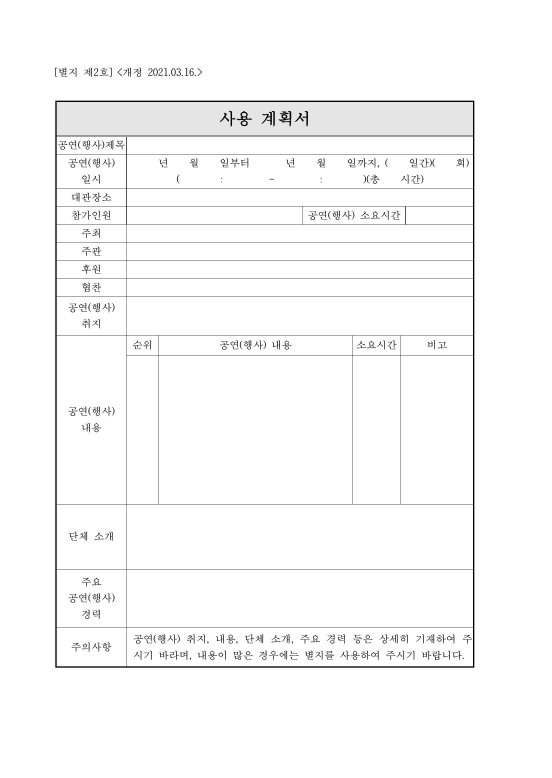
#> input picture api-aiocr/sources/input/사용 계획서0.jpg, 1656 x 2334 px (shown at 1/3 size); its folder holds only this picture in this run
$ python -i aiocr.py   (imports and definitions only)   (older library calls are emulated)
#> lines starting #> are read from the running program, lines starting #| are printed output that depends on the picture; after the words box and inside, x2 and y2 are one past the last pixel; in counts of white or black regions, pixels touching at a corner belong together
#> further down, picture is the input picture: shape (2334, 1656, 3); min 0, max 255, mean 249.3
### fastapp/utils/aiocr/file_utils.py
# -*- coding: utf-8 -*-
import os
import numpy as np
import cv2
import utils.aiocr.imgproc

# borrowed from https://github.com/lengstrom/fast-style-transfer/blob/master/src/utils.py
def get_files(img_dir):
    imgs, masks, xmls = list_files(img_dir)
    return imgs, masks, xmls

def list_files(in_path):
#> called with in_path = './input'
    img_files = []
    mask_files = []
    gt_files = []
    for (dirpath, dirnames, filenames) in os.walk(in_path):
        for file in filenames:
            filename, ext = os.path.splitext(file)
            ext = str.lower(ext)
            if ext == '.jpg' or ext == '.jpeg' or ext == '.gif' or ext == '.png' or ext == '.pgm':
                img_files.append(os.path.join(dirpath, file))
            elif ext == '.bmp':
                mask_files.append(os.path.join(dirpath, file))
            elif ext == '.xml' or ext == '.gt' or ext == '.txt':
                gt_files.append(os.path.join(dirpath, file))
            elif ext == '.zip':
                continue
    # img_files.sort()
    # mask_files.sort()
    # gt_files.sort()
    return img_files, mask_files, gt_files

# [43 lines left out: function saveResult, not called in this run]

### fastapp/utils/aiocr/aiocr.py
import numpy as np
import cv2
import math
import pandas as pd
from scipy.ndimage import interpolation as inter
import os
import pytesseract
import re
from scipy import stats
import argparse
from utils.aiocr.file_utils import get_files
import utils.aiocr.imgproc
import time
import json
from tqdm import tqdm
from common.consts import IMG_OUTPUT_PATH

class aiocr():
    def __init__(self, path_in='./input'):
        self.path_in = path_in
        self.image_list, _, _ = get_files(self.path_in)
        self.start = time.time()
        self.record = pd.DataFrame(columns=['src','id','pg','cdnt','y','x','h','w','shp_h','shp_w','cntNotBlack','cntBlack','percnt','mtd','txt'])
        self.rslt = []

    def determine_score(self, arr, angle):
        data = inter.rotate(arr, angle, reshape=False, order=0)
        histogram = np.sum(data, axis=1)
        score = np.sum((histogram[1:] - histogram[:-1]) ** 2)
        return histogram, score

    def correct_skew(self, image, delta=1, limit=5):
#> called with delta = 1, limit = 5
        gray = cv2.cvtColor(image, cv2.COLOR_BGR2GRAY)
        thresh = cv2.threshold(gray, 0, 255, cv2.THRESH_BINARY_INV + cv2.THRESH_OTSU)[1]
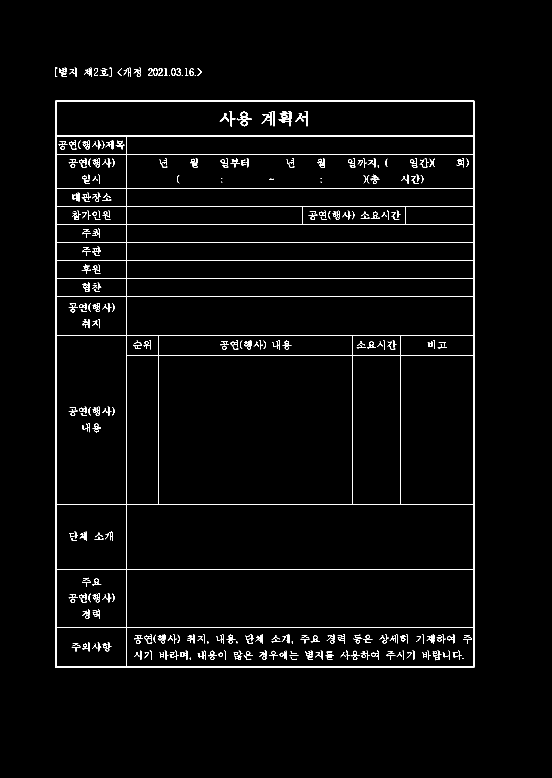
#> thresh: shape (2334, 1656) (shown at 1/3 size); 1.9% white; 431 white regions (53 under 20 px), largest, box (x1, y1, x2, y2) and area: (166, 302, 1423, 2003) 45631, (836, 333, 874, 379) 617, (710, 333, 756, 379) 578

        scores = []
        angles = np.arange(-limit, limit + delta, delta)
        for a in angles:
            histogram, score = self.determine_score(arr=thresh, angle=a)
            scores.append(score)
#> this loop made 11 passes
#> score on passes 1 to 11: 5284841850, 5549493600, 6434223750, 8576667450, 14463640800, 3394788916050, 15119873100, 7388400600, 4872713400, 4290739650, 3476236500
#> pass 1, in determine_score, `data = inter.rotate(arr, angle, reshape=False, order=0)`:
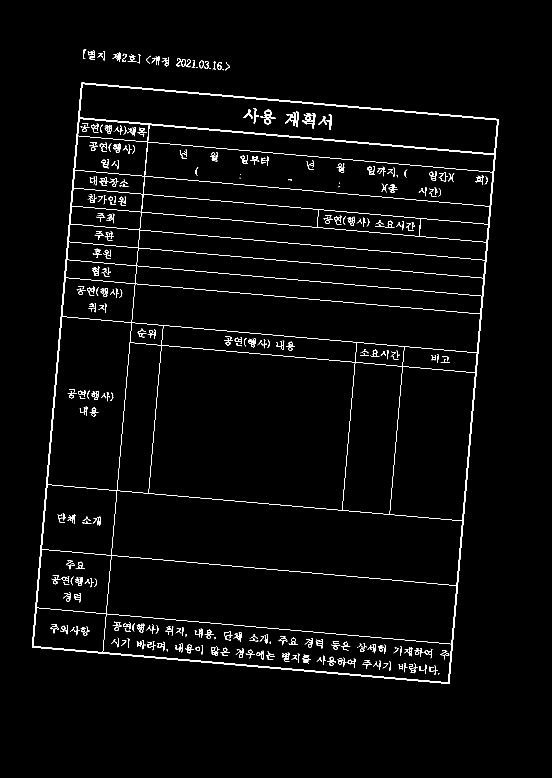
#> data: shape (2334, 1656) (shown at 1/3 size); 1.9% white; 447 white regions (70 under 20 px), largest, box (x1, y1, x2, y2) and area: (96, 248, 1496, 2052) 45630, (906, 339, 946, 386) 615, (781, 328, 827, 374) 578
#> pass 2, in determine_score (call 2), `data = inter.rotate(arr, angle, reshape=False, order=0)`:
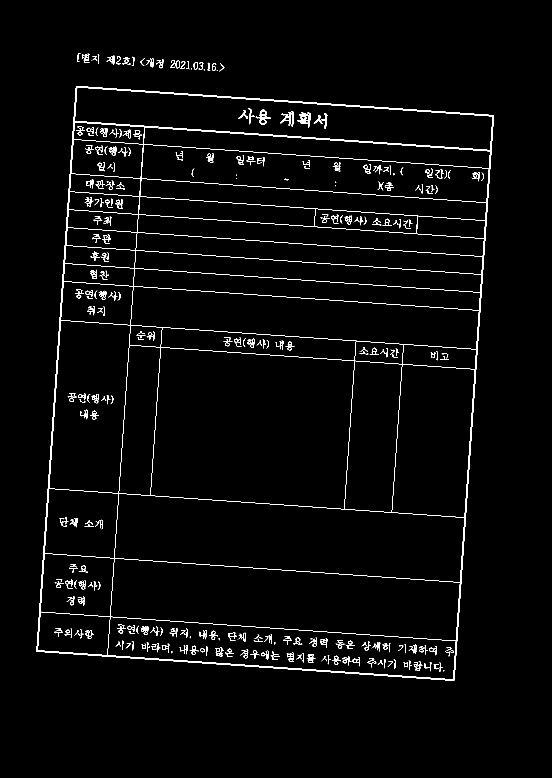
#> data: shape (2334, 1656) (shown at 1/3 size); 1.9% white; 441 white regions (67 under 20 px), largest, box (x1, y1, x2, y2) and area: (109, 258, 1482, 2042) 45621, (892, 338, 932, 384) 618, (767, 328, 813, 374) 578
#> pass 3, in determine_score (call 3), `data = inter.rotate(arr, angle, reshape=False, order=0)`:
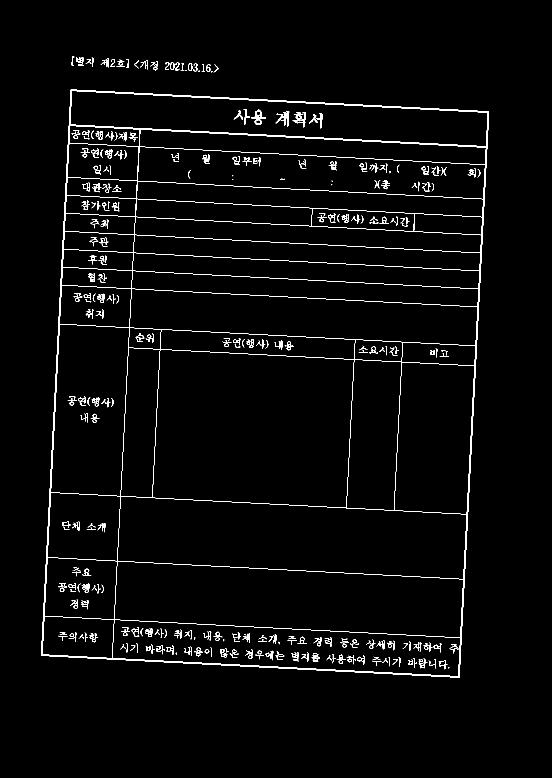
#> data: shape (2334, 1656) (shown at 1/3 size); 1.9% white; 432 white regions (56 under 20 px), largest, box (x1, y1, x2, y2) and area: (123, 269, 1467, 2033) 45631, (878, 336, 917, 382) 616, (753, 329, 798, 375) 579
#> after the loop, scores = [5284841850, 5549493600, 6434223750, 8576667450, 14463640800, 3394788916050, 15119873100, 7388400600, 4872713400, 4290739650, 3476236500]

        best_angle = angles[scores.index(max(scores))]
#> best_angle = 0

        (h, w) = image.shape[:2]
#> h = 2334; w = 1656
        center = (w // 2, h // 2)
#> center = (828, 1167)
        M = cv2.getRotationMatrix2D(center, best_angle, 1.0)
#> M = [[1, 0, 0], [0, 1, 0]]
        rotated = cv2.warpAffine(image, M, (w, h), flags=cv2.INTER_CUBIC, \
                borderMode=cv2.BORDER_REPLICATE)

        return best_angle, rotated

    # [290 lines left out: functions psm, run_psm, t2t, run, not called in this run]

>>> import cv2
>>> picture = cv2.imread('../../../api-aiocr/sources/input/사용 계획서0.jpg')
>>> result = aiocr().correct_skew(picture)
